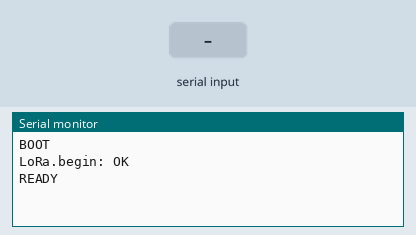
Simulated run of this sketch. Board: Arduino Uno, built with avr-gcc and run on an emulated ATmega328P. Shown: the last lines printed to the serial monitor. The test bench sets the inputs (shaded band). No radio packets arrive unless stated.

Above: at 1.2 s.
1.3 s: "T,\n" received over Serial
At 2.2 s:
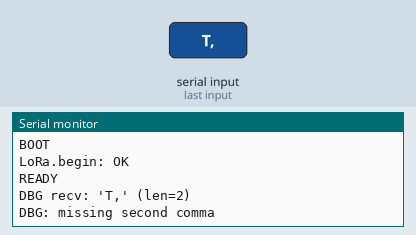
2.8 s: "90,45\n" received over Serial
At 3.4 s:
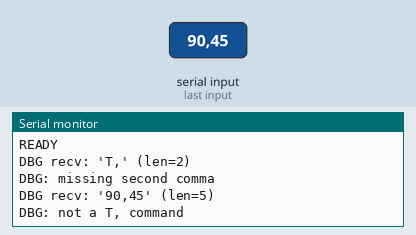
4.3 s: "5\n" received over Serial
At 5.5 s:
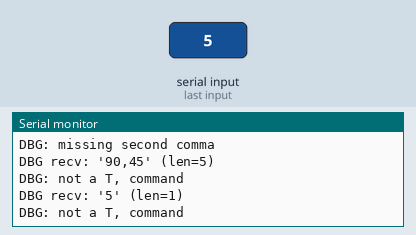
5.8 s: "1,90,45\n" received over Serial
At 6.9 s:
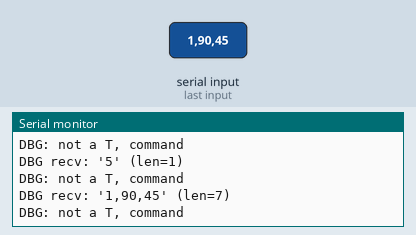
7.3 s: "T,,45\n" received over Serial
At 8.3 s:
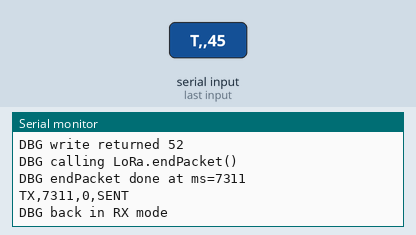

Measured:
- after the input at 1.3 s, the serial monitor: prints a new line at once (image 1)
- after the input at 2.8 s, the serial monitor: prints a new line at once (image 2)
- after the input at 4.3 s, the serial monitor: prints a new line at once (image 3)
- after the input at 5.8 s, the serial monitor: prints a new line at once (image 4)
- after the input at 7.3 s, the serial monitor: prints a new line at once (image 5)

The sketch:

MR_debug.ino
```cpp
/*
 * MR_debug.ino - diagnostic build of the MR firmware.
 *
 * Identical wire protocol to MR_portable.ino, but with verbose Serial
 * prints before and after each LoRa call. Use this ONLY for debugging the
 * "I type T,1,AA and the board resets / disconnects" symptom; switch back
 * to MR_portable.ino for real captures so the serial_log.csv format is
 * not polluted with diagnostic lines.
 *
 * Symptoms this build helps you localize:
 *   - "READY" prints, then typing T,1,AA causes the board to reset
 *     (you see "READY" again after typing) -> crash in the TX path
 *   - "ERROR: LoRa radio init failed" -> wrong SPI pins or wiring
 *   - Hangs at "TX: calling beginPacket" -> LoRa.write() is blocking
 */

#include <LoRa.h>

const float    RF_FREQ_HZ       = 868.0e6;
const uint8_t  TX_POWER_DBM     = 14;
const uint8_t  SPREADING_FACTOR = 7;
const uint32_t SIGNAL_BW_HZ     = 125000;
const uint8_t  CODING_RATE_4    = 5;
const uint8_t  PREAMBLE_LEN     = 8;
const uint8_t  PAYLOAD_LEN      = 52;

uint8_t buf[PAYLOAD_LEN];

void setup() {
  Serial.begin(115200);
  while (!Serial) { ; }
  Serial.println("BOOT");

  Serial.print("LoRa.begin: ");
  if (!LoRa.begin(RF_FREQ_HZ)) {
    Serial.println("FAIL");
    Serial.println("ERROR: LoRa radio init failed. Check wiring / SPI pins.");
    while (true) { ; }
  }
  Serial.println("OK");

  LoRa.setTxPower(TX_POWER_DBM);
  LoRa.setSpreadingFactor(SPREADING_FACTOR);
  LoRa.setSignalBandwidth(SIGNAL_BW_HZ);
  LoRa.setCodingRate4(CODING_RATE_4);
  LoRa.setPreambleLength(PREAMBLE_LEN);
  LoRa.receive();

  Serial.println("READY");
}

void loop() {
  if (Serial.available() > 0) {
    String cmd = Serial.readStringUntil('\n');
    cmd.trim();
    Serial.print("DBG recv: '");
    Serial.print(cmd);
    Serial.print("' (len=");
    Serial.print(cmd.length());
    Serial.println(")");

    if (cmd.startsWith("T,")) {
      int firstComma  = cmd.indexOf(',');
      int secondComma = cmd.indexOf(',', firstComma + 1);
      if (secondComma > 0) {
        String seqStr = cmd.substring(firstComma + 1, secondComma);
        String hexStr  = cmd.substring(secondComma + 1);

        uint8_t seq = (uint8_t)seqStr.toInt();   // for the payload byte (0-255)
        long   seqFull = seqStr.toInt();           // for the ack line (full value, no wrap)
        buf[0] = seq;
        parse_hex_into(hexStr, buf + 1, PAYLOAD_LEN - 1);

        Serial.print("DBG seq=");
        Serial.print(seqFull);
        Serial.print(" (payload byte=");
        Serial.print(seq);
        Serial.print(") hexLen=");
        Serial.print(hexStr.length());
        Serial.print(" buf[0..3]=");
        for (int i = 0; i < 4; i++) {
          if (buf[i] < 0x10) Serial.print('0');
          Serial.print(buf[i], HEX);
          Serial.print(' ');
        }
        Serial.println();

        Serial.println("DBG calling LoRa.beginPacket()");
        LoRa.beginPacket();
        Serial.println("DBG calling LoRa.write(52)");
        size_t n = LoRa.write(buf, PAYLOAD_LEN);
        Serial.print("DBG write returned ");
        Serial.println(n);
        Serial.println("DBG calling LoRa.endPacket()");
        uint32_t t0 = millis();
        LoRa.endPacket();
        Serial.print("DBG endPacket done at ms=");
        Serial.println(t0);

        Serial.print("TX,");
        Serial.print(t0);
        Serial.print(",");
        Serial.print(seqFull);
        Serial.println(",SENT");

        LoRa.receive();
        Serial.println("DBG back in RX mode");
      } else {
        Serial.println("DBG: missing second comma");
      }
    } else {
      Serial.println("DBG: not a T, command");
    }
  }
}

static void parse_hex_into(const String &hex, uint8_t *out, size_t max_bytes) {
  size_t written = 0;
  for (size_t i = 0; i + 1 < hex.length() && written < max_bytes; i += 2) {
    char hi = hex.charAt(i);
    char lo = hex.charAt(i + 1);
    out[written++] = (uint8_t)((hex_nibble(hi) << 4) | hex_nibble(lo));
  }
  while (written < max_bytes) {
    out[written++] = 0;
  }
}

static uint8_t hex_nibble(char c) {
  if (c >= '0' && c <= '9') return c - '0';
  if (c >= 'a' && c <= 'f') return c - 'a' + 10;
  if (c >= 'A' && c <= 'F') return c - 'A' + 10;
  return 0;
}
```
